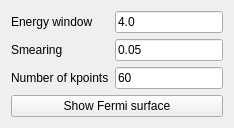
      <widget class="QWidget" name="tab_16">
       <attribute name="title">
        <string>FS</string>
       </attribute>
       <layout class="QGridLayout" name="gridLayout_17">
        <item row="0" column="0">
         <layout class="QGridLayout" name="gridLayout_5">
          <item row="0" column="1">
           <widget class="QLineEdit" name="fs_ewindow">
            <property name="text">
             <string>4.0</string>
            </property>
           </widget>
          </item>
          <item row="1" column="1">
           <widget class="QLineEdit" name="fs_delta">
            <property name="text">
             <string>0.05</string>
            </property>
           </widget>
          </item>
          <item row="2" column="1">
           <widget class="QLineEdit" name="fs_nk">
            <property name="text">
             <string>60</string>
            </property>
           </widget>
          </item>
          <item row="0" column="0">
           <widget class="QLabel" name="label_42">
            <property name="text">
             <string>Energy window</string>
            </property>
           </widget>
          </item>
          <item row="1" column="0">
           <widget class="QLabel" name="label_49">
            <property name="text">
             <string>Smearing</string>
            </property>
           </widget>
          </item>
          <item row="2" column="0">
           <widget class="QLabel" name="label_52">
            <property name="text">
             <string>Number of kpoints</string>
            </property>
           </widget>
          </item>
          <item row="3" column="0" colspan="2">
           <widget class="QPushButton" name="show_fermi_surface">
            <property name="text">
             <string>Show Fermi surface</string>
            </property>
           </widget>
          </item>
         </layout>
        </item>
       </layout>
      </widget>
